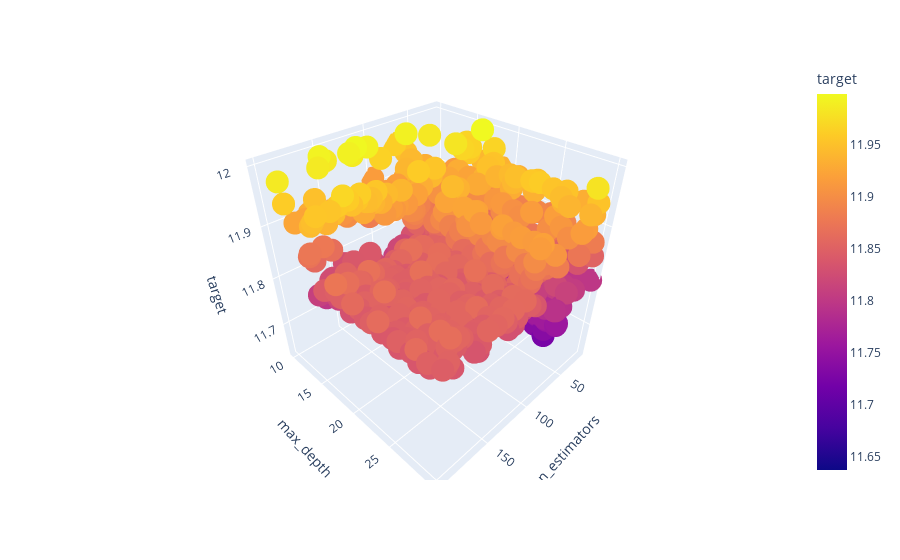

The notebook cell this image was saved under:
### Code cell
px.scatter_3d(df2, x = "n_estimators", y = "max_depth", z = "target", color = "target")

### Figure 1 — Plotly figure (JSON) as saved in the notebook; plotly's stock layout.template omitted (floating-point values rounded to 4 significant figures; data arrays with more than 128 entries replaced by an {"elided": "..."} marker saying what was removed)
{"data": [{"hovertemplate": "n_estimators=%{x}<br>max_depth=%{y}<br>target=%{marker.color}<extra></extra>", "legendgroup": "", "marker": {"color": {"elided": "915 float values"}, "coloraxis": "coloraxis", "symbol": "circle"}, "mode": "markers", "name": "", "scene": "scene", "showlegend": false, "type": "scatter3d", "x": {"elided": "915 int values"}, "y": {"elided": "915 int values"}, "z": {"elided": "915 float values"}}], "layout": {"coloraxis": {"colorbar": {"title": {"text": "target"}}, "colorscale": [[0, "#0d0887"], [0.1111, "#46039f"], [0.2222, "#7201a8"], [0.3333, "#9c179e"], [0.4444, "#bd3786"], [0.5556, "#d8576b"], [0.6667, "#ed7953"], [0.7778, "#fb9f3a"], [0.8889, "#fdca26"], [1, "#f0f921"]]}, "legend": {"tracegroupgap": 0}, "margin": {"t": 60}, "scene": {"domain": {"x": [0, 1], "y": [0, 1]}, "xaxis": {"title": {"text": "n_estimators"}}, "yaxis": {"title": {"text": "max_depth"}}, "zaxis": {"title": {"text": "target"}}}}}
